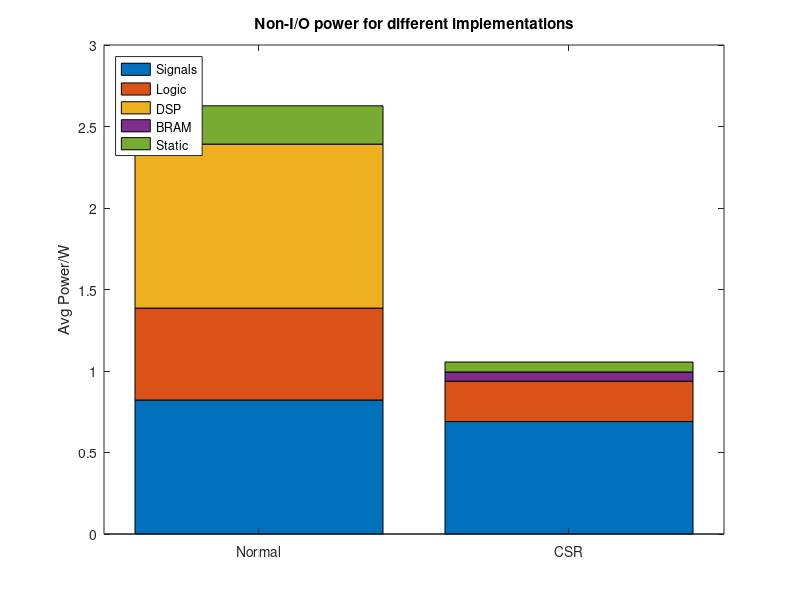

Recreate this plot in MATLAB. (Note: this script raises an error after producing the figure.)
power = [0.822 0.564 1.006 0 0.235; 0.690 0.248 0 0.056 0.061];
util = [56 62 98; 43 91 138];
algos = {'Normal'; 'CSR'};

figure(1);
bar(power,'stacked');
title('Non-I/O power for different implementations');
ylabel('Avg Power/W');
set(gca,'xtick',[1:2],'xticklabel',algos);
legend({'Signals','Logic','DSP', 'BRAM', 'Static'}, 'Location', 'northwest');
reorderLegend([1,2,3,4,5]);

figure(2);
bar(util,'stacked');
title('Utilization for different implementations');
ylabel('Number of resources');
set(gca,'xtick',[1:2],'xticklabel',algos);
legend({'Slice Registers','LUTs','Others'}, 'Location', 'northwest');
reorderLegend([1,2,3]);